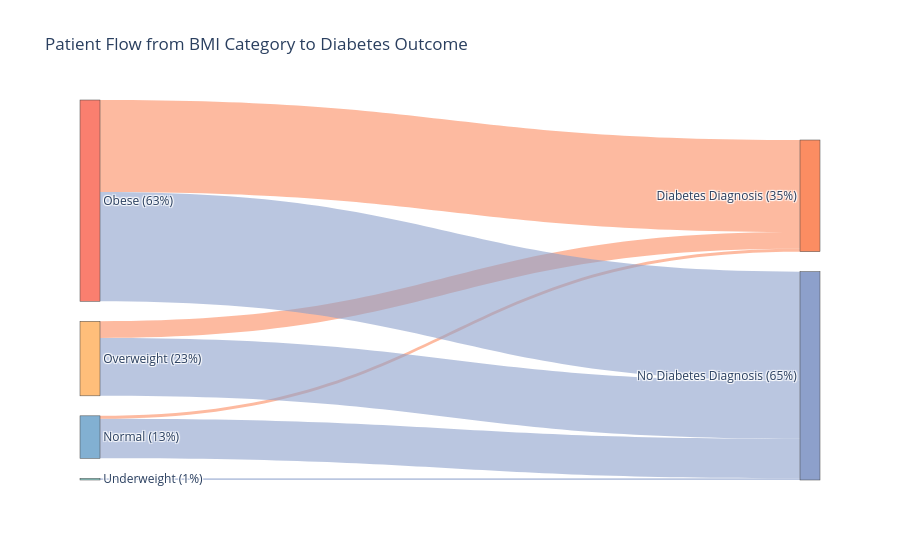

The notebook cell this image was saved under:
### Markdown cell above
**BMI category and diabetes outcome, as a Sankey diagram.** `BMI_Category` and `Outcome` are both categorical, so a Sankey diagram is a natural fit: it shows how patients in each `BMI_Category` split across the two `Outcome` groups, with each flow's width proportional to patient count. This is built directly with matplotlib below, so there is no extra library to install: matplotlib is already required for every other chart in this notebook.

### Code cell
bmi_order = ["Underweight", "Normal", "Overweight", "Obese"]
outcome_names = ["No Diabetes Diagnosis", "Diabetes Diagnosis"]

flow_counts = (
    pd.crosstab(df_clean["BMI_Category"], df_clean["Outcome"])
    .reindex(index=bmi_order, columns=[0, 1])  # lock in row/column order to match bmi_order and outcome 0/1
    .fillna(0)  # a BMI category with zero patients for a given outcome would otherwise show as NaN, not 0
)
total_patients = flow_counts.values.sum()

# Build each side's label with its share of the total dataset, for example: "Obese (62%)" or "No Diabetes Diagnosis (65%)", so proportion is
# visible directly on the diagram rather than only via hover.
left_totals = flow_counts.sum(axis=1)
left_labels = [
    f"{cat} ({left_totals[cat] / total_patients:.0%})" for cat in bmi_order
]
right_totals = flow_counts.sum(axis=0)
right_labels = [
    f"{outcome_names[j]} ({right_totals[j] / total_patients:.0%})" for j in [0, 1]
]
all_labels = left_labels + right_labels

# Translucent versions of this notebook's standard outcome colors (blue = no diagnosis, orange = diabetes diagnosis), used to color
# each curve by its destination rather than its BMI category origin.
outcome_link_colors = {
    0: "rgba(141, 160, 203, 0.6)",   # translucent #8DA0CB
    1: "rgba(252, 141, 98, 0.6)",    # translucent #FC8D62
}

sources, targets, values, link_colors = [], [], [], []
for i, bmi_cat in enumerate(bmi_order):
    for j in [0, 1]:
        sources.append(i)
        targets.append(len(bmi_order) + j)  # offset into the Outcome labels, since they come after bmi_order in all_labels
        values.append(flow_counts.loc[bmi_cat, j])
        link_colors.append(outcome_link_colors[j])  # curve color follows destination, not origin

fig = go.Figure(go.Sankey(
    node=dict(
        label=all_labels,
        color=["#8ECFC9", "#82B0D2", "#FFBE7A", "#FA7F6F", "#8DA0CB", "#FC8D62"]
    ),
    link=dict(source=sources, target=targets, value=values, color=link_colors)
))
fig.update_layout(title_text="Patient Flow from BMI Category to Diabetes Outcome", font_size=12)
fig.show()

### Figure 1 — Plotly figure (JSON) as saved in the notebook; plotly's stock layout.template omitted (floating-point values rounded to 4 significant figures)
{"data": [{"link": {"color": ["rgba(141, 160, 203, 0.6)", "rgba(252, 141, 98, 0.6)", "rgba(141, 160, 203, 0.6)", "rgba(252, 141, 98, 0.6)", "rgba(141, 160, 203, 0.6)", "rgba(252, 141, 98, 0.6)", "rgba(141, 160, 203, 0.6)", "rgba(252, 141, 98, 0.6)"], "source": [0, 0, 1, 1, 2, 2, 3, 3], "target": [4, 5, 4, 5, 4, 5, 4, 5], "value": [4, 0, 95, 7, 139, 40, 262, 221]}, "node": {"color": ["#8ECFC9", "#82B0D2", "#FFBE7A", "#FA7F6F", "#8DA0CB", "#FC8D62"], "label": ["Underweight (1%)", "Normal (13%)", "Overweight (23%)", "Obese (63%)", "No Diabetes Diagnosis (65%)", "Diabetes Diagnosis (35%)"]}, "type": "sankey"}], "layout": {"autosize": true, "font": {"size": 12}, "title": {"text": "Patient Flow from BMI Category to Diabetes Outcome"}}}
